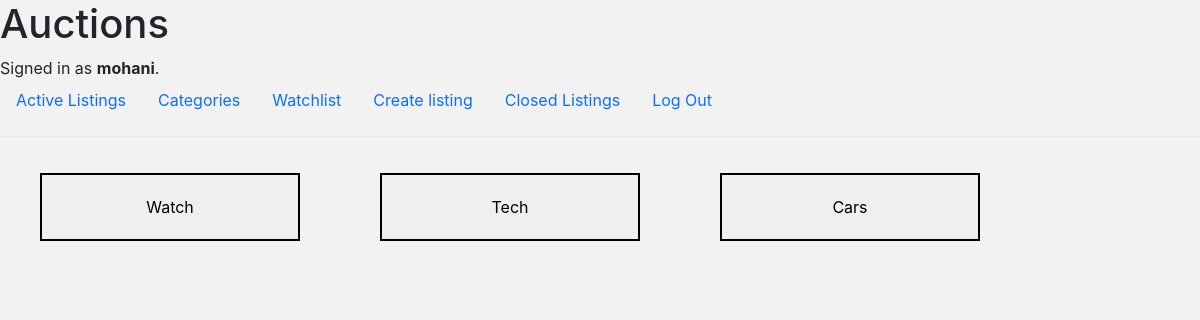
Page /category (signed in) on the committed database.
### auctions/models.py (models this page shows)
class User(AbstractUser):
    pass

class Category(models.Model):
    category = models.CharField(max_length=64, default=None)
    def __str__(self):
        return f"{self.category}"

### auctions/views.py (the view)
# urls.py: path("category", views.category, name="category"),
def category(request):
    if request.method == "POST":
        get_category = request.POST["category"]
        category = Category.objects.filter(category=get_category).first()
        if not category:
            messages.warning(request, "There is no category by this name, Try again!")
            return HttpResponseRedirect(reverse("category"))
        lists = category.group.filter(active=True).all()
        return render(request, "auctions/index.html", {
            "lists": lists,
        })
    else:
        categories = Category.objects.exclude(category="").all()
        print(categories)
        not_included = []
        for category in categories:
            if  not category.group.filter(active=True).all():
                not_included.append(category)
        new_categories = categories.exclude(category__in=not_included)
        print(new_categories, "Filtered")
        return render(request, 'auctions/category.html', {
            "categories": new_categories,
        })

### auctions/templates/auctions/category.html (shortened to what this page needs)
{% extends 'auctions/layout.html' %}
{% block body %}
<div class="category-container">
{% for category in categories %}
        <form class="category-item" action="{% url 'category' %}" method="post">
            <input type="submit" value="{{ category }}">
        </form>
    {% empty %}
    <h4 class="message">No Catagories.</h4>
    No Category
    {% endfor %}
</div>
{% endblock %}

### auctions/templates/auctions/layout.html (shortened to what this page needs)
{% load static %}
<!DOCTYPE html>
<html lang="en">
    <head>
        <link href="https://cdn.jsdelivr.net/npm/bootstrap@5.3.1/dist/css/bootstrap.min.css" rel="stylesheet">
        <link rel="stylesheet" href="https://stackpath.bootstrapcdn.com/bootstrap/4.4.1/css/bootstrap.min.css">
        <link href="{% static 'auctions/styles.css' %}" rel="stylesheet">
    </head>
    <body>
        <h1>Auctions</h1>
            {% if user.is_authenticated %}
                Signed in as <strong>{{ user.username }}</strong>.
            {% else %}
                Not signed in.
            {% endif %}
        <ul class="nav">
            <li class="nav-item">
                <a class="nav-link" href="{% url 'index' %}">Active Listings</a>
            </li>
            <li class="nav-item">
                <a class="nav-link" href="{% url 'category' %}">Categories</a>
            </li>
            {% if user.is_authenticated %}
            <li class="nav-item">
                <a class="nav-link" href="{% url 'watchlist' %}">Watchlist</a>
            </li>
            <li class="nav-item">
                <a class="nav-link" href="{% url 'newlist' %}">Create listing</a>
            </li>
            <li class="nav-item">
                <a class="nav-link" href="{% url 'closedlistings' %}">Closed Listings</a>
            </li>
            <li class="nav-item">
                <a class="nav-link" href="{% url 'logout' %}">Log Out</a>
            </li>
            {% endif %}
        </ul>
        <hr>
        {% block body %}
        {% endblock %}
    </body>
</html>

### auctions/static/auctions/styles.css (style rules this page uses)
body { background: rgb(242, 242, 242); }
.category-container { display: flex; }
.category-item { width: 300px; text-align: center; margin: 20px; }
.category-item > input[type="submit"] { width: 260px; padding: 20px; border:2px double black; }

### rows in the picture
User: username "mohani"
Category: category "Watch"
Category: category "Tech"
Category: category "Cars"
